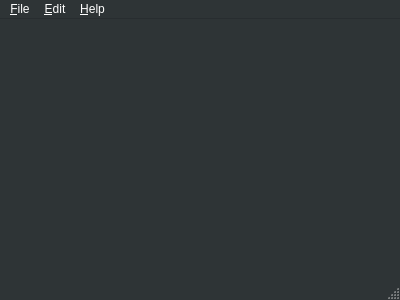
<?xml version="1.0" encoding="UTF-8"?>
<ui version="4.0">
 <class>MainWindow</class>
 <widget class="QMainWindow" name="MainWindow">
  <property name="geometry">
   <rect>
    <x>0</x>
    <y>0</y>
    <width>400</width>
    <height>300</height>
   </rect>
  </property>
  <property name="sizePolicy">
   <sizepolicy hsizetype="Expanding" vsizetype="Expanding">
    <horstretch>0</horstretch>
    <verstretch>0</verstretch>
   </sizepolicy>
  </property>
  <property name="palette">
   <palette>
    <active>
     <colorrole role="WindowText">
      <brush brushstyle="SolidPattern">
       <color alpha="255">
        <red>255</red>
        <green>255</green>
        <blue>255</blue>
       </color>
      </brush>
     </colorrole>
     <colorrole role="Button">
      <brush brushstyle="SolidPattern">
       <color alpha="255">
        <red>46</red>
        <green>52</green>
        <blue>54</blue>
       </color>
      </brush>
     </colorrole>
     <colorrole role="Light">
      <brush brushstyle="SolidPattern">
       <color alpha="255">
        <red>69</red>
        <green>78</green>
        <blue>81</blue>
       </color>
      </brush>
     </colorrole>
     <colorrole role="Midlight">
      <brush brushstyle="SolidPattern">
       <color alpha="255">
        <red>57</red>
        <green>65</green>
        <blue>67</blue>
       </color>
      </brush>
     </colorrole>
     <colorrole role="Dark">
      <brush brushstyle="SolidPattern">
       <color alpha="255">
        <red>23</red>
        <green>26</green>
        <blue>27</blue>
       </color>
      </brush>
     </colorrole>
     <colorrole role="Mid">
      <brush brushstyle="SolidPattern">
       <color alpha="255">
        <red>30</red>
        <green>34</green>
        <blue>36</blue>
       </color>
      </brush>
     </colorrole>
     <colorrole role="Text">
      <brush brushstyle="SolidPattern">
       <color alpha="255">
        <red>255</red>
        <green>255</green>
        <blue>255</blue>
       </color>
      </brush>
     </colorrole>
     <colorrole role="BrightText">
      <brush brushstyle="SolidPattern">
       <color alpha="255">
        <red>255</red>
        <green>255</green>
        <blue>255</blue>
       </color>
      </brush>
     </colorrole>
     <colorrole role="ButtonText">
      <brush brushstyle="SolidPattern">
       <color alpha="255">
        <red>255</red>
        <green>255</green>
        <blue>255</blue>
       </color>
      </brush>
     </colorrole>
     <colorrole role="Base">
      <brush brushstyle="SolidPattern">
       <color alpha="255">
        <red>0</red>
        <green>0</green>
        <blue>0</blue>
       </color>
      </brush>
     </colorrole>
     <colorrole role="Window">
      <brush brushstyle="SolidPattern">
       <color alpha="255">
        <red>46</red>
        <green>52</green>
        <blue>54</blue>
       </color>
      </brush>
     </colorrole>
     <colorrole role="Shadow">
      <brush brushstyle="SolidPattern">
       <color alpha="255">
        <red>0</red>
        <green>0</green>
        <blue>0</blue>
       </color>
      </brush>
     </colorrole>
     <colorrole role="AlternateBase">
      <brush brushstyle="SolidPattern">
       <color alpha="255">
        <red>23</red>
        <green>26</green>
        <blue>27</blue>
       </color>
      </brush>
     </colorrole>
     <colorrole role="ToolTipBase">
      <brush brushstyle="SolidPattern">
       <color alpha="255">
        <red>255</red>
        <green>255</green>
        <blue>220</blue>
       </color>
      </brush>
     </colorrole>
     <colorrole role="ToolTipText">
      <brush brushstyle="SolidPattern">
       <color alpha="255">
        <red>0</red>
        <green>0</green>
        <blue>0</blue>
       </color>
      </brush>
     </colorrole>
    </active>
    <inactive>
     <colorrole role="WindowText">
      <brush brushstyle="SolidPattern">
       <color alpha="255">
        <red>255</red>
        <green>255</green>
        <blue>255</blue>
       </color>
      </brush>
     </colorrole>
     <colorrole role="Button">
      <brush brushstyle="SolidPattern">
       <color alpha="255">
        <red>46</red>
        <green>52</green>
        <blue>54</blue>
       </color>
      </brush>
     </colorrole>
     <colorrole role="Light">
      <brush brushstyle="SolidPattern">
       <color alpha="255">
        <red>69</red>
        <green>78</green>
        <blue>81</blue>
       </color>
      </brush>
     </colorrole>
     <colorrole role="Midlight">
      <brush brushstyle="SolidPattern">
       <color alpha="255">
        <red>57</red>
        <green>65</green>
        <blue>67</blue>
       </color>
      </brush>
     </colorrole>
     <colorrole role="Dark">
      <brush brushstyle="SolidPattern">
       <color alpha="255">
        <red>23</red>
        <green>26</green>
        <blue>27</blue>
       </color>
      </brush>
     </colorrole>
     <colorrole role="Mid">
      <brush brushstyle="SolidPattern">
       <color alpha="255">
        <red>30</red>
        <green>34</green>
        <blue>36</blue>
       </color>
      </brush>
     </colorrole>
     <colorrole role="Text">
      <brush brushstyle="SolidPattern">
       <color alpha="255">
        <red>255</red>
        <green>255</green>
        <blue>255</blue>
       </color>
      </brush>
     </colorrole>
     <colorrole role="BrightText">
      <brush brushstyle="SolidPattern">
       <color alpha="255">
        <red>255</red>
        <green>255</green>
        <blue>255</blue>
       </color>
      </brush>
     </colorrole>
     <colorrole role="ButtonText">
      <brush brushstyle="SolidPattern">
       <color alpha="255">
        <red>255</red>
        <green>255</green>
        <blue>255</blue>
       </color>
      </brush>
     </colorrole>
     <colorrole role="Base">
      <brush brushstyle="SolidPattern">
       <color alpha="255">
        <red>0</red>
        <green>0</green>
        <blue>0</blue>
       </color>
      </brush>
     </colorrole>
     <colorrole role="Window">
      <brush brushstyle="SolidPattern">
       <color alpha="255">
        <red>46</red>
        <green>52</green>
        <blue>54</blue>
       </color>
      </brush>
     </colorrole>
     <colorrole role="Shadow">
      <brush brushstyle="SolidPattern">
       <color alpha="255">
        <red>0</red>
        <green>0</green>
        <blue>0</blue>
       </color>
      </brush>
     </colorrole>
     <colorrole role="AlternateBase">
      <brush brushstyle="SolidPattern">
       <color alpha="255">
        <red>23</red>
        <green>26</green>
        <blue>27</blue>
       </color>
      </brush>
     </colorrole>
     <colorrole role="ToolTipBase">
      <brush brushstyle="SolidPattern">
       <color alpha="255">
        <red>255</red>
        <green>255</green>
        <blue>220</blue>
       </color>
      </brush>
     </colorrole>
     <colorrole role="ToolTipText">
      <brush brushstyle="SolidPattern">
       <color alpha="255">
        <red>0</red>
        <green>0</green>
        <blue>0</blue>
       </color>
      </brush>
     </colorrole>
    </inactive>
    <disabled>
     <colorrole role="WindowText">
      <brush brushstyle="SolidPattern">
       <color alpha="255">
        <red>23</red>
        <green>26</green>
        <blue>27</blue>
       </color>
      </brush>
     </colorrole>
     <colorrole role="Button">
      <brush brushstyle="SolidPattern">
       <color alpha="255">
        <red>46</red>
        <green>52</green>
        <blue>54</blue>
       </color>
      </brush>
     </colorrole>
     <colorrole role="Light">
      <brush brushstyle="SolidPattern">
       <color alpha="255">
        <red>69</red>
        <green>78</green>
        <blue>81</blue>
       </color>
      </brush>
     </colorrole>
     <colorrole role="Midlight">
      <brush brushstyle="SolidPattern">
       <color alpha="255">
        <red>57</red>
        <green>65</green>
        <blue>67</blue>
       </color>
      </brush>
     </colorrole>
     <colorrole role="Dark">
      <brush brushstyle="SolidPattern">
       <color alpha="255">
        <red>23</red>
        <green>26</green>
        <blue>27</blue>
       </color>
      </brush>
     </colorrole>
     <colorrole role="Mid">
      <brush brushstyle="SolidPattern">
       <color alpha="255">
        <red>30</red>
        <green>34</green>
        <blue>36</blue>
       </color>
      </brush>
     </colorrole>
     <colorrole role="Text">
      <brush brushstyle="SolidPattern">
       <color alpha="255">
        <red>23</red>
        <green>26</green>
        <blue>27</blue>
       </color>
      </brush>
     </colorrole>
     <colorrole role="BrightText">
      <brush brushstyle="SolidPattern">
       <color alpha="255">
        <red>255</red>
        <green>255</green>
        <blue>255</blue>
       </color>
      </brush>
     </colorrole>
     <colorrole role="ButtonText">
      <brush brushstyle="SolidPattern">
       <color alpha="255">
        <red>23</red>
        <green>26</green>
        <blue>27</blue>
       </color>
      </brush>
     </colorrole>
     <colorrole role="Base">
      <brush brushstyle="SolidPattern">
       <color alpha="255">
        <red>46</red>
        <green>52</green>
        <blue>54</blue>
       </color>
      </brush>
     </colorrole>
     <colorrole role="Window">
      <brush brushstyle="SolidPattern">
       <color alpha="255">
        <red>46</red>
        <green>52</green>
        <blue>54</blue>
       </color>
      </brush>
     </colorrole>
     <colorrole role="Shadow">
      <brush brushstyle="SolidPattern">
       <color alpha="255">
        <red>0</red>
        <green>0</green>
        <blue>0</blue>
       </color>
      </brush>
     </colorrole>
     <colorrole role="AlternateBase">
      <brush brushstyle="SolidPattern">
       <color alpha="255">
        <red>46</red>
        <green>52</green>
        <blue>54</blue>
       </color>
      </brush>
     </colorrole>
     <colorrole role="ToolTipBase">
      <brush brushstyle="SolidPattern">
       <color alpha="255">
        <red>255</red>
        <green>255</green>
        <blue>220</blue>
       </color>
      </brush>
     </colorrole>
     <colorrole role="ToolTipText">
      <brush brushstyle="SolidPattern">
       <color alpha="255">
        <red>0</red>
        <green>0</green>
        <blue>0</blue>
       </color>
      </brush>
     </colorrole>
    </disabled>
   </palette>
  </property>
  <property name="windowTitle">
   <string>PixelMaestro</string>
  </property>
  <widget class="QWidget" name="centralWidget">
   <property name="sizePolicy">
    <sizepolicy hsizetype="MinimumExpanding" vsizetype="MinimumExpanding">
     <horstretch>0</horstretch>
     <verstretch>0</verstretch>
    </sizepolicy>
   </property>
   <property name="palette">
    <palette>
     <active>
      <colorrole role="WindowText">
       <brush brushstyle="SolidPattern">
        <color alpha="255">
         <red>255</red>
         <green>255</green>
         <blue>255</blue>
        </color>
       </brush>
      </colorrole>
      <colorrole role="Button">
       <brush brushstyle="SolidPattern">
        <color alpha="255">
         <red>64</red>
         <green>66</green>
         <blue>68</blue>
        </color>
       </brush>
      </colorrole>
      <colorrole role="Light">
       <brush brushstyle="SolidPattern">
        <color alpha="255">
         <red>96</red>
         <green>99</green>
         <blue>102</blue>
        </color>
       </brush>
      </colorrole>
      <colorrole role="Midlight">
       <brush brushstyle="SolidPattern">
        <color alpha="255">
         <red>80</red>
         <green>82</green>
         <blue>85</blue>
        </color>
       </brush>
      </colorrole>
      <colorrole role="Dark">
       <brush brushstyle="SolidPattern">
        <color alpha="255">
         <red>32</red>
         <green>33</green>
         <blue>34</blue>
        </color>
       </brush>
      </colorrole>
      <colorrole role="Mid">
       <brush brushstyle="SolidPattern">
        <color alpha="255">
         <red>42</red>
         <green>44</green>
         <blue>45</blue>
        </color>
       </brush>
      </colorrole>
      <colorrole role="Text">
       <brush brushstyle="SolidPattern">
        <color alpha="255">
         <red>255</red>
         <green>255</green>
         <blue>255</blue>
        </color>
       </brush>
      </colorrole>
      <colorrole role="BrightText">
       <brush brushstyle="SolidPattern">
        <color alpha="255">
         <red>255</red>
         <green>255</green>
         <blue>255</blue>
        </color>
       </brush>
      </colorrole>
      <colorrole role="ButtonText">
       <brush brushstyle="SolidPattern">
        <color alpha="255">
         <red>255</red>
         <green>255</green>
         <blue>255</blue>
        </color>
       </brush>
      </colorrole>
      <colorrole role="Base">
       <brush brushstyle="SolidPattern">
        <color alpha="255">
         <red>0</red>
         <green>0</green>
         <blue>0</blue>
        </color>
       </brush>
      </colorrole>
      <colorrole role="Window">
       <brush brushstyle="SolidPattern">
        <color alpha="255">
         <red>64</red>
         <green>66</green>
         <blue>68</blue>
        </color>
       </brush>
      </colorrole>
      <colorrole role="Shadow">
       <brush brushstyle="SolidPattern">
        <color alpha="255">
         <red>0</red>
         <green>0</green>
         <blue>0</blue>
        </color>
       </brush>
      </colorrole>
      <colorrole role="AlternateBase">
       <brush brushstyle="SolidPattern">
        <color alpha="255">
         <red>32</red>
         <green>33</green>
         <blue>34</blue>
        </color>
       </brush>
      </colorrole>
      <colorrole role="ToolTipBase">
       <brush brushstyle="SolidPattern">
        <color alpha="255">
         <red>255</red>
         <green>255</green>
         <blue>220</blue>
        </color>
       </brush>
      </colorrole>
      <colorrole role="ToolTipText">
       <brush brushstyle="SolidPattern">
        <color alpha="255">
         <red>0</red>
         <green>0</green>
         <blue>0</blue>
        </color>
       </brush>
      </colorrole>
     </active>
     <inactive>
      <colorrole role="WindowText">
       <brush brushstyle="SolidPattern">
        <color alpha="255">
         <red>255</red>
         <green>255</green>
         <blue>255</blue>
        </color>
       </brush>
      </colorrole>
      <colorrole role="Button">
       <brush brushstyle="SolidPattern">
        <color alpha="255">
         <red>64</red>
         <green>66</green>
         <blue>68</blue>
        </color>
       </brush>
      </colorrole>
      <colorrole role="Light">
       <brush brushstyle="SolidPattern">
        <color alpha="255">
         <red>96</red>
         <green>99</green>
         <blue>102</blue>
        </color>
       </brush>
      </colorrole>
      <colorrole role="Midlight">
       <brush brushstyle="SolidPattern">
        <color alpha="255">
         <red>80</red>
         <green>82</green>
         <blue>85</blue>
        </color>
       </brush>
      </colorrole>
      <colorrole role="Dark">
       <brush brushstyle="SolidPattern">
        <color alpha="255">
         <red>32</red>
         <green>33</green>
         <blue>34</blue>
        </color>
       </brush>
      </colorrole>
      <colorrole role="Mid">
       <brush brushstyle="SolidPattern">
        <color alpha="255">
         <red>42</red>
         <green>44</green>
         <blue>45</blue>
        </color>
       </brush>
      </colorrole>
      <colorrole role="Text">
       <brush brushstyle="SolidPattern">
        <color alpha="255">
         <red>255</red>
         <green>255</green>
         <blue>255</blue>
        </color>
       </brush>
      </colorrole>
      <colorrole role="BrightText">
       <brush brushstyle="SolidPattern">
        <color alpha="255">
         <red>255</red>
         <green>255</green>
         <blue>255</blue>
        </color>
       </brush>
      </colorrole>
      <colorrole role="ButtonText">
       <brush brushstyle="SolidPattern">
        <color alpha="255">
         <red>255</red>
         <green>255</green>
         <blue>255</blue>
        </color>
       </brush>
      </colorrole>
      <colorrole role="Base">
       <brush brushstyle="SolidPattern">
        <color alpha="255">
         <red>0</red>
         <green>0</green>
         <blue>0</blue>
        </color>
       </brush>
      </colorrole>
      <colorrole role="Window">
       <brush brushstyle="SolidPattern">
        <color alpha="255">
         <red>64</red>
         <green>66</green>
         <blue>68</blue>
        </color>
       </brush>
      </colorrole>
      <colorrole role="Shadow">
       <brush brushstyle="SolidPattern">
        <color alpha="255">
         <red>0</red>
         <green>0</green>
         <blue>0</blue>
        </color>
       </brush>
      </colorrole>
      <colorrole role="AlternateBase">
       <brush brushstyle="SolidPattern">
        <color alpha="255">
         <red>32</red>
         <green>33</green>
         <blue>34</blue>
        </color>
       </brush>
      </colorrole>
      <colorrole role="ToolTipBase">
       <brush brushstyle="SolidPattern">
        <color alpha="255">
         <red>255</red>
         <green>255</green>
         <blue>220</blue>
        </color>
       </brush>
      </colorrole>
      <colorrole role="ToolTipText">
       <brush brushstyle="SolidPattern">
        <color alpha="255">
         <red>0</red>
         <green>0</green>
         <blue>0</blue>
        </color>
       </brush>
      </colorrole>
     </inactive>
     <disabled>
      <colorrole role="WindowText">
       <brush brushstyle="SolidPattern">
        <color alpha="255">
         <red>32</red>
         <green>33</green>
         <blue>34</blue>
        </color>
       </brush>
      </colorrole>
      <colorrole role="Button">
       <brush brushstyle="SolidPattern">
        <color alpha="255">
         <red>64</red>
         <green>66</green>
         <blue>68</blue>
        </color>
       </brush>
      </colorrole>
      <colorrole role="Light">
       <brush brushstyle="SolidPattern">
        <color alpha="255">
         <red>96</red>
         <green>99</green>
         <blue>102</blue>
        </color>
       </brush>
      </colorrole>
      <colorrole role="Midlight">
       <brush brushstyle="SolidPattern">
        <color alpha="255">
         <red>80</red>
         <green>82</green>
         <blue>85</blue>
        </color>
       </brush>
      </colorrole>
      <colorrole role="Dark">
       <brush brushstyle="SolidPattern">
        <color alpha="255">
         <red>32</red>
         <green>33</green>
         <blue>34</blue>
        </color>
       </brush>
      </colorrole>
      <colorrole role="Mid">
       <brush brushstyle="SolidPattern">
        <color alpha="255">
         <red>42</red>
         <green>44</green>
         <blue>45</blue>
        </color>
       </brush>
      </colorrole>
      <colorrole role="Text">
       <brush brushstyle="SolidPattern">
        <color alpha="255">
         <red>32</red>
         <green>33</green>
         <blue>34</blue>
        </color>
       </brush>
      </colorrole>
      <colorrole role="BrightText">
       <brush brushstyle="SolidPattern">
        <color alpha="255">
         <red>255</red>
         <green>255</green>
         <blue>255</blue>
        </color>
       </brush>
      </colorrole>
      <colorrole role="ButtonText">
       <brush brushstyle="SolidPattern">
        <color alpha="255">
         <red>32</red>
         <green>33</green>
         <blue>34</blue>
        </color>
       </brush>
      </colorrole>
      <colorrole role="Base">
       <brush brushstyle="SolidPattern">
        <color alpha="255">
         <red>64</red>
         <green>66</green>
         <blue>68</blue>
        </color>
       </brush>
      </colorrole>
      <colorrole role="Window">
       <brush brushstyle="SolidPattern">
        <color alpha="255">
         <red>64</red>
         <green>66</green>
         <blue>68</blue>
        </color>
       </brush>
      </colorrole>
      <colorrole role="Shadow">
       <brush brushstyle="SolidPattern">
        <color alpha="255">
         <red>0</red>
         <green>0</green>
         <blue>0</blue>
        </color>
       </brush>
      </colorrole>
      <colorrole role="AlternateBase">
       <brush brushstyle="SolidPattern">
        <color alpha="255">
         <red>64</red>
         <green>66</green>
         <blue>68</blue>
        </color>
       </brush>
      </colorrole>
      <colorrole role="ToolTipBase">
       <brush brushstyle="SolidPattern">
        <color alpha="255">
         <red>255</red>
         <green>255</green>
         <blue>220</blue>
        </color>
       </brush>
      </colorrole>
      <colorrole role="ToolTipText">
       <brush brushstyle="SolidPattern">
        <color alpha="255">
         <red>0</red>
         <green>0</green>
         <blue>0</blue>
        </color>
       </brush>
      </colorrole>
     </disabled>
    </palette>
   </property>
   <property name="contextMenuPolicy">
    <enum>Qt::NoContextMenu</enum>
   </property>
   <property name="layoutDirection">
    <enum>Qt::LeftToRight</enum>
   </property>
   <layout class="QGridLayout" name="gridLayout">
    <item row="0" column="0">
     <layout class="QVBoxLayout" name="mainLayout">
      <property name="sizeConstraint">
       <enum>QLayout::SetMinimumSize</enum>
      </property>
     </layout>
    </item>
   </layout>
  </widget>
  <widget class="QMenuBar" name="menuBar">
   <property name="geometry">
    <rect>
     <x>0</x>
     <y>0</y>
     <width>400</width>
     <height>25</height>
    </rect>
   </property>
   <widget class="QMenu" name="menu_File">
    <property name="title">
     <string>&amp;File</string>
    </property>
    <widget class="QMenu" name="menuOpen_Demo">
     <property name="title">
      <string>Open &amp;Demo</string>
     </property>
     <addaction name="action_Blink_Demo"/>
     <addaction name="action_Canvas_Demo"/>
     <addaction name="action_Color_Canvas_Demo"/>
     <addaction name="actionCommand_Demo"/>
     <addaction name="actionDrawing_Demo"/>
     <addaction name="action_Show_Demo"/>
    </widget>
    <addaction name="action_Open_Animation_Editor"/>
    <addaction name="menuOpen_Demo"/>
    <addaction name="action_Close_Workspace"/>
    <addaction name="separator"/>
    <addaction name="action_Exit"/>
    <addaction name="separator"/>
   </widget>
   <widget class="QMenu" name="menu_Help">
    <property name="title">
     <string>&amp;Help</string>
    </property>
    <addaction name="action_Online_Help"/>
    <addaction name="action_About"/>
   </widget>
   <widget class="QMenu" name="menu_Edit">
    <property name="title">
     <string>&amp;Edit</string>
    </property>
    <addaction name="action_Preferences"/>
   </widget>
   <addaction name="menu_File"/>
   <addaction name="menu_Edit"/>
   <addaction name="menu_Help"/>
  </widget>
  <widget class="QStatusBar" name="statusBar"/>
  <action name="action_Online_Help">
   <property name="text">
    <string>&amp;Online Help</string>
   </property>
  </action>
  <action name="action_About">
   <property name="text">
    <string>&amp;About</string>
   </property>
  </action>
  <action name="action_Exit">
   <property name="text">
    <string>&amp;Exit</string>
   </property>
  </action>
  <action name="action_Canvas_Demo">
   <property name="text">
    <string>&amp;Canvas Demo</string>
   </property>
  </action>
  <action name="action_Blink_Demo">
   <property name="text">
    <string>&amp;Blink Demo</string>
   </property>
  </action>
  <action name="action_Show_Demo">
   <property name="text">
    <string>&amp;Show Demo</string>
   </property>
  </action>
  <action name="action_Open_Animation_Editor">
   <property name="text">
    <string>Open Animation &amp;Previewer</string>
   </property>
  </action>
  <action name="actionDrawing_Demo">
   <property name="text">
    <string>Drawing Demo</string>
   </property>
  </action>
  <action name="action_Close_Workspace">
   <property name="text">
    <string>&amp;Close Workspace</string>
   </property>
  </action>
  <action name="action_Color_Canvas_Demo">
   <property name="text">
    <string>C&amp;olor Canvas Demo</string>
   </property>
  </action>
  <action name="actionShow_Canvas_Controls">
   <property name="checkable">
    <bool>true</bool>
   </property>
   <property name="text">
    <string>Show &amp;Canvas Controls</string>
   </property>
  </action>
  <action name="actionCommand_Demo">
   <property name="text">
    <string>C&amp;ue Demo</string>
   </property>
  </action>
  <action name="action_Preferences">
   <property name="text">
    <string>&amp;Preferences</string>
   </property>
  </action>
 </widget>
 <layoutdefault spacing="6" margin="11"/>
 <resources/>
 <connections/>
</ui>
